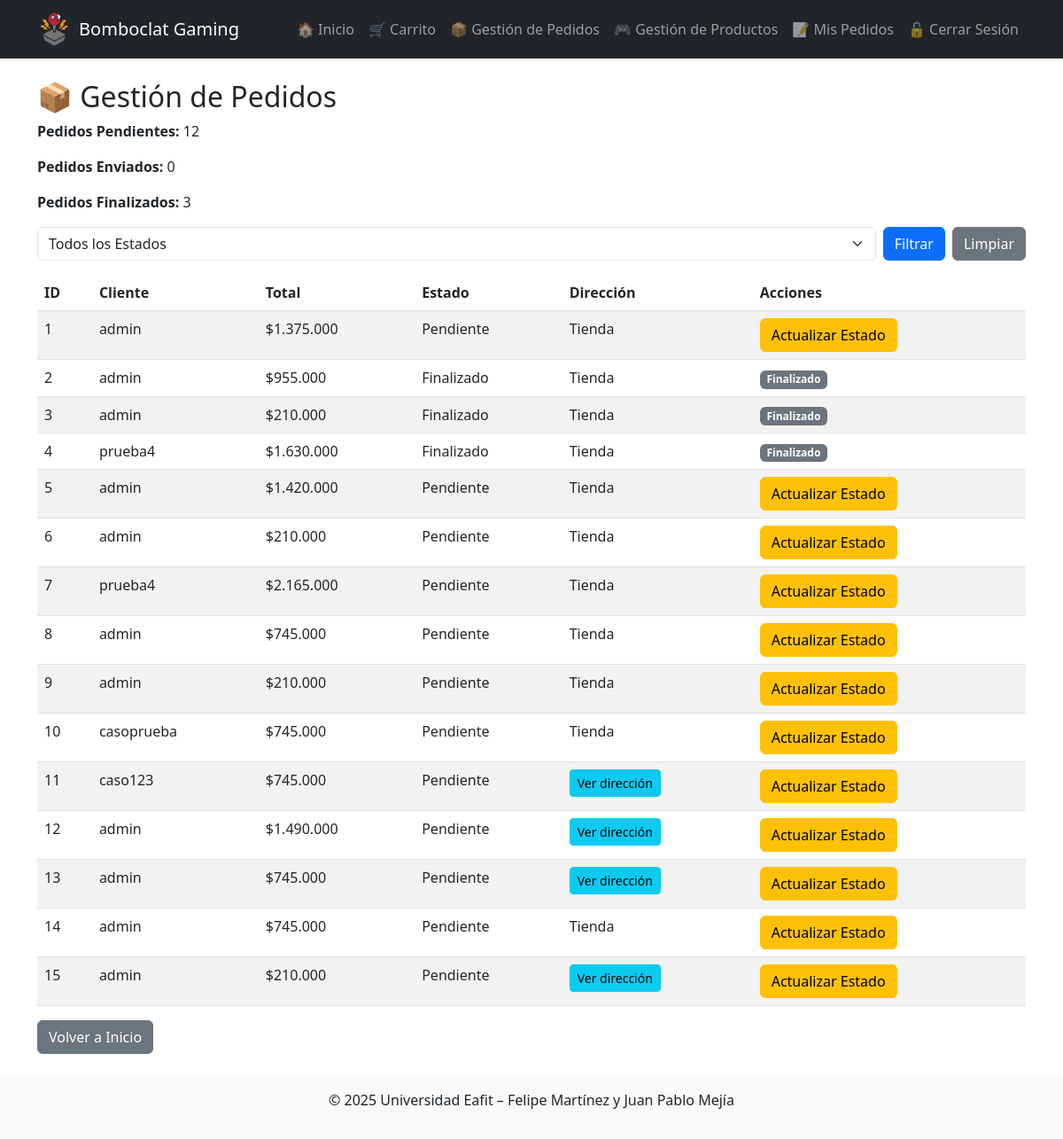
The app's page /admin-core/pedidos/ (signed in), older data.
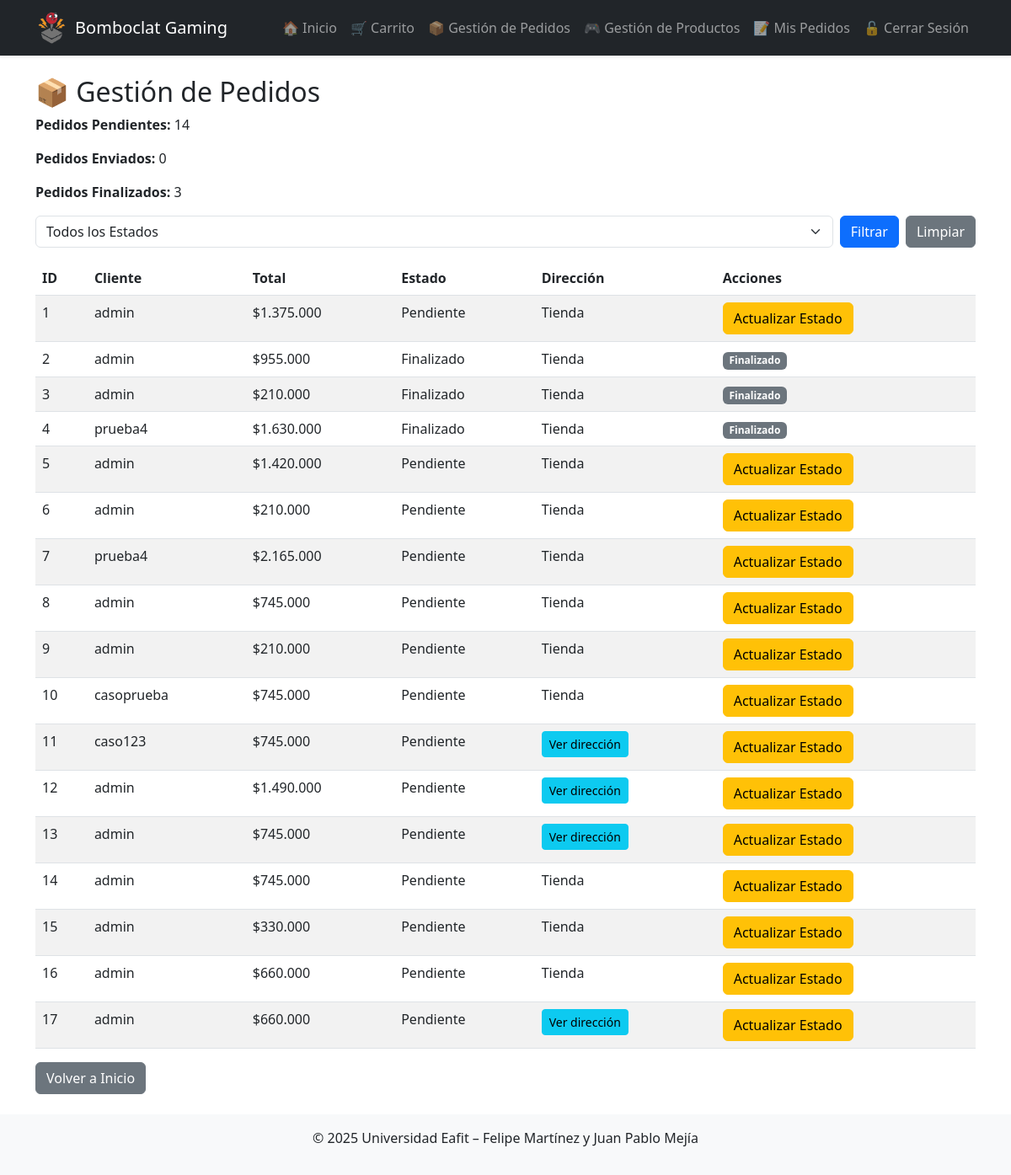
The same page, newer data.
### core/models.py (models this page shows, shortened)
class Pedido(models.Model):
    usuario = models.ForeignKey(
        'auth.User', on_delete=models.CASCADE,
        verbose_name=_('Usuario')
    )
    fecha = models.DateTimeField(
        auto_now_add=True,
        verbose_name=_('Fecha')
    )
    total = models.DecimalField(
        _('Total'),
        max_digits=10, decimal_places=2, default=0
    )
    METODOS_ENVIO = [
        ('Tienda',    _('Recoger en tienda')),
        ('Domicilio', _('Envío a domicilio')),
    ]
    metodo_envio = models.CharField(
        _('Método de envío'),
        max_length=10, choices=METODOS_ENVIO, default='Tienda'
    )
    direccion_envio = models.CharField(
        _('Dirección de envío'),
        max_length=255, blank=True
    )
    ESTADOS = [
        ('Pendiente', _('Pendiente')),
        ('Enviado',   _('Enviado')),
        ('Cancelado', _('Cancelado')),
    ]
    estado = models.CharField(
        _('Estado'),
        max_length=10, choices=ESTADOS, default='Pendiente'
    )

### core/views.py (the view)
# urls.py: path('admin-core/pedidos/', views.admin_pedidos, name='admin_pedidos'),
@staff_member_required
def admin_pedidos(request):
    estado_filtro = request.GET.get('estado')
    if estado_filtro:
        pedidos = Pedido.objects.filter(estado=estado_filtro)
    else:
        pedidos = Pedido.objects.all()
    pendientes = Pedido.objects.filter(estado='Pendiente').count()
    enviados = Pedido.objects.filter(estado='Enviado').count()
    finalizados = Pedido.objects.filter(estado='Finalizado').count()
    return render(request, 'admin_core/admin_pedidos.html', {
        'pedidos': pedidos,
        'pendientes': pendientes,
        'enviados': enviados,
        'finalizados': finalizados,
        'estado_filtro': estado_filtro  # Mantener el filtro seleccionado
    })

### core/context.py (called while the page is built)
def daily_quote(request):
    quote = {}
    try:
        r = requests.get(
            "https://api.quotable.io/random?maxLength=100",
            timeout=2,
            verify=False           # <— igual que curl -k
        )
        r.raise_for_status()
        data = r.json()
        quote = {
            'text':   data.get('content', ''),
            'author': data.get('author',  '')
        }
    except Exception:
        quote = {}
    return { 'daily_quote': quote }

### core/templatetags/price_format.py (called while the page is built)
@register.filter
def miles(value):
    try:
        n = int(round(float(value)))
        return "{:,}".format(n).replace(",", ".")
    except (ValueError, TypeError):
        return value

### core/templates/admin_core/admin_pedidos.html (shortened to what this page needs)
{% extends "base.html" %}
{% load i18n %}
{% load price_format %}
{% block content %}
<h2>📦 {% trans "Gestión de Pedidos" %}</h2>
<div class="mb-3">
    <p><strong>{% trans "Pedidos Pendientes:" %}</strong> {{ pendientes }}</p>
    <p><strong>{% trans "Pedidos Enviados:" %}</strong> {{ enviados }}</p>
    <p><strong>{% trans "Pedidos Finalizados:" %}</strong> {{ finalizados }}</p>
</div>
<form method="get" class="mb-3 d-flex gap-2">
    <select name="estado" class="form-select">
        <option value="">{% trans "Todos los Estados" %}</option>
    </select>
    <button type="submit" class="btn btn-primary">{% trans "Filtrar" %}</button>
    <a href="{% url 'admin_pedidos' %}" class="btn btn-secondary">{% trans "Limpiar" %}</a>
</form>
<table class="table table-striped">
    <thead>
        <tr>
            <th>{% trans "ID" %}</th>
            <th>{% trans "Cliente" %}</th>
            <th>{% trans "Total" %}</th>
            <th>{% trans "Estado" %}</th>
            <th>{% trans "Dirección" %}</th>
            <th>{% trans "Acciones" %}</th>
        </tr>
    </thead>
    <tbody>
        {% for pedido in pedidos %}
        <tr>
            <td>{{ pedido.id }}</td>
            <td>{{ pedido.usuario.username }}</td>
            <td>${{ pedido.total|miles }}</td>
            <td>{{ pedido.estado }}</td>
            <td>
            {% if pedido.metodo_envio == 'Domicilio' %}
              <button type="button"
                      class="btn btn-sm btn-info"
                      data-bs-toggle="modal"
                      data-bs-target="#direccionModal{{ pedido.id }}">
                {% trans "Ver dirección" %}
              </button>
            {% else %}
              {% trans "Tienda" %}
            {% endif %}
            </td>
            <td>
                {% if pedido.estado != 'Finalizado' %}
                <a href="{% url 'actualizar_estado' pedido.id %}" class="btn btn-warning">{% trans "Actualizar Estado" %}</a>
                {% else %}
                <span class="badge bg-secondary">{% trans "Finalizado" %}</span>
                {% endif %}
            </td>
        </tr>
        {% empty %}
        <tr><td colspan="6">{% trans "No hay pedidos para mostrar." %}</td></tr>
        {% endfor %}
    </tbody>
</table>
<a href="{% url 'home' %}" class="btn btn-secondary">{% trans "Volver a Inicio" %}</a>
{% endblock %}

Row changes from the older to the newer data that the page shows:
changed Pedido id 15: total|miles "210.000" → "330.000"; metodo_envio "Domicilio" → "Tienda" (drawn); trans "Ver dirección" → "Tienda"
added Pedido: id "16", usuario.username "admin", total|miles "660.000", estado "Pendiente"
added Pedido: id "17", usuario.username "admin", total|miles "660.000", estado "Pendiente"
Text that changed along with them:
{{ pendientes }}: "12" → "14"
